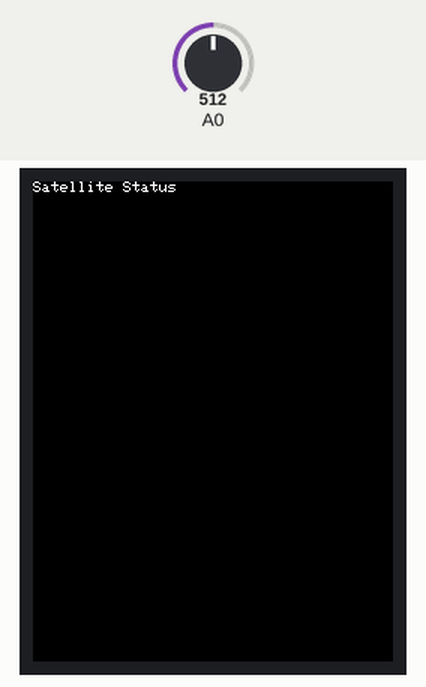
Simulated run of this sketch. Board: Arduino Uno, built with avr-gcc and run on an emulated ATmega328P. Parts: 240×320 colour display. Inputs (shaded band) come from the test bench; at power-on: A0 = 512. Random numbers use the default seed unless the sketch sets one; what the sketch prints to the serial monitor is not drawn.

Above: at 2.3 s.
At 8.5 s:
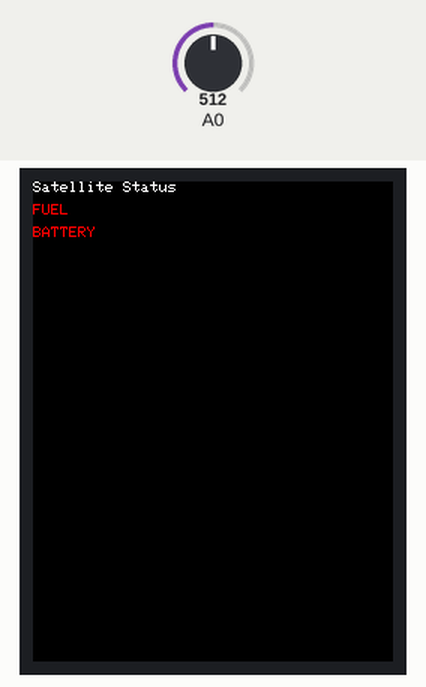
At 36.6 s:
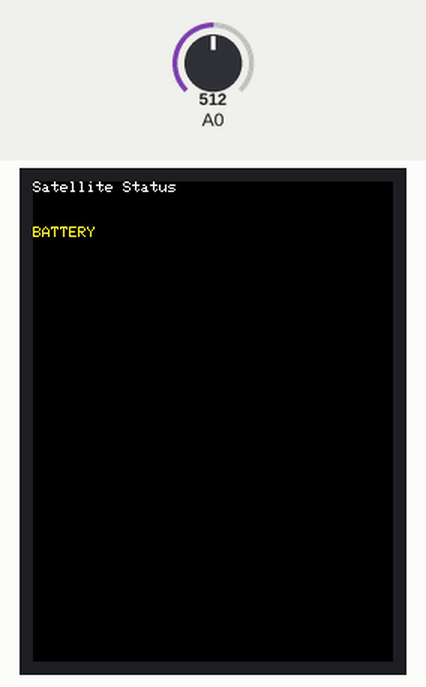

The sketch:

main.ino
```cpp
// The following declerations are neccessary for the tft board to function
// The code was also provided by the Elegoo company, https://www.elegoo.com/
#include <TFT.h>
#include <SPI.h>
#include <Elegoo_GFX.h>    // Core graphics library
#include <Elegoo_TFTLCD.h> // Hardware-specific library
#define LCD_CS A3 // Chip Select goes to Analog 3
#define LCD_CD A2 // Command/Data goes to Analog 2
#define LCD_WR A1 // LCD Write goes to Analog 1
#define LCD_RD A0 // LCD Read goes to Analog 0
#define LCD_RESET A4 // Can alternately just connect to Arduino's reset pin
#define  BLACK   0x0000
#define BLUE    0x001F
#define RED     0xF800
#define GREEN   0x07E0
#define CYAN    0x07FF
#define MAGENTA 0xF81F
#define YELLOW  0xFFE0
#define WHITE   0xFFFF
#define ORANGE  0xFFA5
// Initialize tft display
Elegoo_TFTLCD tft(LCD_CS, LCD_CD, LCD_WR, LCD_RD, LCD_RESET);

// Struct containing all data relevant to console displau
typedef struct consoleDisplayData{
  unsigned  short *batteryLevel;
  float *fuelLevel;
  unsigned short *powerConsumption;
  unsigned short *powerGeneration;
  bool *fuelLow;
  bool *batteryLow;
  bool *solarPanelState;
} consoleDisplayData;
// Struct containing all data relevant to warning alarm system
typedef struct warningAlarmData{
  float *fuelLevel;
  unsigned  short *batteryLevel;
  bool *fuelLow;
  bool *batteryLow;
} warningAlarmData;

void ConsoleDisplay(void* cdd);
void WarningAlarm (void* d);
void ClearLine(int y_coord);

bool batt_flash;
bool fuel_flash;
bool fuel_flash_two;

// Function to clear a line of the tft display
void ClearLine(int y_coord) {
  for (int x = 0; x < 80; x++) {
    for (int y = y_coord; y < y_coord + 8; y++) {
     tft.drawPixel(x, y, BLACK);
    }
  }
}

// Warning alarm function
void WarningAlarm (void* d) {

  warningAlarmData* data = (warningAlarmData*) d;
  // Set cursor to top right to print satellite status
  tft.setCursor(0, 0);
  tft.setTextColor(WHITE);
  tft.print("Satellite Status");

   tft.setCursor(0, 15);
   // Following is logic for determing fuel print state
   if ( *data->fuelLevel > 50) {
    tft.setTextColor(GREEN);
    tft.print("FUEL");
    }
   else if ( *data->fuelLevel <= 50 && *data->fuelLevel > 10) {
    if (fuel_flash == true) {
      if (fuel_flash_two == true) {
      ClearLine(15);
      fuel_flash = false;
      fuel_flash_two = false;
      }
    else {
      fuel_flash_two = true;
      }
    }
    else {
      fuel_flash = true;
      tft.setTextColor(ORANGE);
      tft.print("FUEL\n");
    }
   }
   else {
      if (fuel_flash == true) {
      if (fuel_flash_two == true) {
      ClearLine(15);
      fuel_flash = false;
      fuel_flash_two = false;
      }
    else {
      fuel_flash_two = true;
      }
   }
    else {
      fuel_flash = true;
      tft.setTextColor(RED);
      tft.print("FUEL\n");
    }
   }
       tft.setCursor(0, 30);
   // Following is logic for determing battery print state
   if (*data->batteryLevel > 50) {
    tft.setTextColor(GREEN);
    tft.print("BATTERY\n");
    }
   else if (*data->batteryLevel <= 50 && *data->batteryLevel > 10) {
    if (batt_flash == true) {
      ClearLine(30);
      batt_flash = false;
    }
    else {
    batt_flash = true;
    tft.setTextColor(ORANGE); ;
    tft.print("BATTERY\n");
    }
  }
  else {
   if (batt_flash == true) {
      ClearLine(30);
      batt_flash = false;
    }
    else {
    batt_flash = true;
    tft.setTextColor(RED);
    tft.print("BATTERY\n");
    }
 }
}

void ConsoleDisplay( void* cdd) {
    consoleDisplayData* data = (consoleDisplayData*) cdd;
    Serial.println("Panel State :");
    Serial.println(*data->solarPanelState);
    Serial.println("\n");
    Serial.println("Battery Level :");
    Serial.println(*data->batteryLevel);
    Serial.println("\n");
    Serial.println("Fuel Low Status :");
    Serial.println("\n");
    Serial.println("Power Consumption :");
    Serial.println(*data->powerConsumption);
    Serial.println("\n");
    Serial.println("Battery Low :");
    Serial.println(*data->batteryLow);
    Serial.println("\n");
    Serial.println("Fuel Level :");
    Serial.println(*data->fuelLevel);
    Serial.println("\n");
    Serial.println("Power Consumption :");
    Serial.println(*data->powerConsumption);
    Serial.println("\n");
    Serial.println("Power Generation :");
    Serial.println(*data->powerGeneration);
    Serial.println("\n");
}
```

powerSubsystem.ino
```cpp
// Struct containing all power subsystems data
typedef struct powerSubsystemData {
  bool* solarPanelState;
  unsigned short* batteryLevel;
  unsigned short* powerConsumption;
  unsigned short* powerGeneration;
} powerSubsystemData;

int cycle;
int reverse;

void powerSubsystem(void* p);

void powerSubsystem(void* p) {
  powerSubsystemData* power = (powerSubsystemData*) p;
  // Logic for calculating the power consumption
  if (*power->powerConsumption > 10) {
    reverse = 1;
  } else if (*power->powerConsumption < 5) {
    reverse = 0;
  }
  if (reverse == 0) {
    if (cycle % 2 == 0) {
      *power->powerConsumption = *power->powerConsumption + 2;
    } else {
      if (*power->powerConsumption > 0) {
        *power->powerConsumption = *power->powerConsumption - 1;
      }
    }
  } else {
    if (cycle % 2 == 0) {
        *power->powerConsumption = *power->powerConsumption + 1;
    } else {
      if (*power->powerConsumption > 1) {
        *power->powerConsumption = *power->powerConsumption - 2;
      }
    }
  }

  // Logic for updating the Power Generation
  if (*power->solarPanelState == true) {
    if (*power->batteryLevel > 95) {
      *power->solarPanelState = false;
      *power->powerGeneration = 0;
    } else {
        if (cycle % 2 == 0) {
          if (*power->powerGeneration + 2 <= 100) {
            *power->powerGeneration = *power->powerGeneration + 2;
          }
          else {
            *power->powerGeneration = 100;
          }
        } else {
          if (*power->batteryLevel < 51) {
            if (*power->powerGeneration + 1 <= 100) {
              *power->powerGeneration = *power->powerGeneration + 1;
            }
          }
        }
    }
  } else {
    if (*power->batteryLevel <= 10) {
      *power->solarPanelState = true;
    }
  }

  // Logic for updating the solar panel state
  if (*power->solarPanelState == false) {
    if (*power->batteryLevel >= (3 * *power->powerConsumption) ) {
      *power->batteryLevel = *power->batteryLevel - (3 * (*power->powerConsumption));
    } else {
      *power->batteryLevel = 0;
    }
  } else {
    if (*power->batteryLevel + *power->powerGeneration <= *power->powerConsumption) {
      *power->batteryLevel = 0;
    } else if (*power->batteryLevel + *power->powerGeneration > 100 +  *power->powerConsumption ) {
      *power->batteryLevel = 100;
    } else {
      *power->batteryLevel = *power->batteryLevel - *power->powerConsumption + *power->powerGeneration;
      if (*power->batteryLevel > 100) {
        *power->batteryLevel = 100;
      }
    }
  }
    if (*power->batteryLevel > 100) {
        *power->batteryLevel = 100;
      }
}
```

satelliteComs.ino
```cpp
// Struct containing all data for the satellite data
typedef struct satelliteComsData {
  bool* fuelLow;
  bool* batteryLow;
  bool* solarPanelState;
  unsigned short* batteryLevel;
  float* fuelLevel;;
  unsigned short* powerConsumption;
  unsigned short* powerGeneration;
  unsigned int* thrusterCommand;
} satelliteComsData;

void satelliteComs(void* s);

void satelliteComs(void* s) {
  satelliteComsData* satelliteComs = (satelliteComsData*) s;
  // initialize the thruster direction commands
  unsigned short left = 0;
  unsigned short right = 0;
  unsigned short up = 0;
  unsigned short down = 0;
  randomSeed(analogRead(0));
  int i  = (int) random(65535);
  if (i < 0) {
    i = 0;
  }
  if (i > 65535) {
    i = 65535;
  }

  *satelliteComs->thrusterCommand = i;
  // array to hold binary encoding of thruster command
  int binary[16] = {0,0,0,0,0,0,0,0,0,0,0,0,0,0,0,0};
  int count = 15;
  // convert decimal to binary
  while (i != 0) {
    int rem = i % 2;
    if (rem == 1) {
      i = i - 1;
      binary[count] = 1;
    }
    count = count - 1;
    i = i / 2;
  }

  // interpret thrust command
  left = binary[15];
  right = binary[14];
  up = binary[13];
  down = binary[12];
  // Generate thruster control commands
  int magnitude[4] = {binary[8], binary[9], binary[10], binary[11]};
  int duration[8] = {binary[0], binary[1], binary[2], binary[3], binary[4], binary[5], binary[6], binary[7]};

 }
```

thrusterSubsystem.ino
```cpp
// Struct for all data relevant to thruster system
typedef struct thrusterSubsystemData {
  float* fuelLevel;
  unsigned int* thrusterCommand;
} thrusterSubsystemData;

void thrusterSubsystem (void* t);

void thrusterSubsystem (void* t) {
  thrusterSubsystemData* thrusterSubsystem = (thrusterSubsystemData*) t;
  // convert decimal to binary
  int binary[16] = {0,0,0,0,0,0,0,0,0,0,0,0,0,0,0,0};
  int count = 15;
  while (*thrusterSubsystem->thrusterCommand != 0) {
    int rem = *thrusterSubsystem->thrusterCommand % 2;
    if (rem == 1) {
      *thrusterSubsystem->thrusterCommand = *thrusterSubsystem->thrusterCommand - 1;
      binary[count] = 1;
    }
    count = count - 1;
    *thrusterSubsystem->thrusterCommand = *thrusterSubsystem->thrusterCommand / 2;
  }

  // Generating control commands for thrusters
  int thruster[4] = {binary[12], binary[13], binary[14], binary[15]};
  int magnitude[4] = {binary[8], binary[9], binary[10], binary[11]};
  int duration[8] = {binary[0], binary[1], binary[2], binary[3], binary[4], binary[5], binary[6], binary[7]};

  // convert duration binary to decimal
  int durationTime = 0;
  int k;
  for (k = 0; k < 8; k++) {
    durationTime = 2 * durationTime + duration[k];
  }
  // Get magnitude
  float mag;
  if (magnitude[0] == 1 && magnitude[1] == 1 && magnitude[2] == 1 && magnitude[3] == 1) {
    mag = 1.0;
  } else if (magnitude[0] == 0 && magnitude[1] == 0 && magnitude[2] == 0 && magnitude[3] == 0) {
    mag = 0.0;
  } else {
    mag = .50;
  }
  // .0076 is the fuel burn per hour
   *thrusterSubsystem->fuelLevel = *thrusterSubsystem->fuelLevel - mag*.0076*durationTime;
   if (*thrusterSubsystem->fuelLevel < 0) {
    *thrusterSubsystem->fuelLevel = 0;
   }
}
```

z_main.ino
```cpp
// Initialize all global variables
bool solarPanelState;
unsigned short batteryLevel;
unsigned short powerConsumption;
unsigned short powerGeneration;
bool fuelLow;
bool batteryLow;
float fuelLevel;
unsigned int thrusterCommand;

// Initialize struct for TCB
typedef struct TCB {
void (*myTask)(void*);
 void* taskDataPtr;
} TCB;

// Initialize global variable for TCB array
TCB fn[6];

// Initialize all global structs
powerSubsystemData psd;
satelliteComsData sd;
thrusterSubsystemData td;
consoleDisplayData cd;
warningAlarmData wd;


void setup() {

  // Begin communication between board and computer
  Serial.begin(9600);
  // Set booleans for battery and fuel flash to true
  batt_flash = true;
  fuel_flash = true;
  fuel_flash_two = true;

  // The following code is for the TFT display
  #ifdef USE_Elegoo_SHIELD_PINOUT
  Serial.println(F("Using Elegoo 2.4\" TFT Arduino Shield Pinout"));
  #else
  Serial.println(F("Using Elegoo 2.4\" TFT Breakout Board Pinout"));
  #endif

  Serial.print("TFT size is "); Serial.print(tft.width()); Serial.print("x"); Serial.println(tft.height());

  tft.reset();

   uint16_t identifier = tft.readID();
   if(identifier == 0x9325) {
    Serial.println(F("Found ILI9325 LCD driver"));
  } else if(identifier == 0x9328) {
    Serial.println(F("Found ILI9328 LCD driver"));
  } else if(identifier == 0x4535) {
    Serial.println(F("Found LGDP4535 LCD driver"));
  }else if(identifier == 0x7575) {
    Serial.println(F("Found HX8347G LCD driver"));
  } else if(identifier == 0x9341) {
    Serial.println(F("Found ILI9341 LCD driver"));
  } else if(identifier == 0x8357) {
    Serial.println(F("Found HX8357D LCD driver"));
  } else if(identifier==0x0101)
  {
      identifier=0x9341;
       Serial.println(F("Found 0x9341 LCD driver"));
  }
  else if(identifier==0x1111)
  {
      identifier=0x9328;
       Serial.println(F("Found 0x9328 LCD driver"));
  }
  else {
    Serial.print(F("Unknown LCD driver chip: "));
    Serial.println(identifier, HEX);
    Serial.println(F("If using the Elegoo 2.8\" TFT Arduino shield, the line:"));
    Serial.println(F("  #define USE_Elegoo_SHIELD_PINOUT"));
    Serial.println(F("should appear in the library header (Elegoo_TFT.h)."));
    Serial.println(F("If using the breakout board, it should NOT be #defined!"));
    Serial.println(F("Also if using the breakout, double-check that all wiring"));
    Serial.println(F("matches the tutorial."));
    identifier=0x9328;

  }
  tft.begin(identifier);
  tft.fillScreen(BLACK);

  // Set all of the global variables and structs
  solarPanelState = false;
  batteryLevel = 15;
  powerConsumption = 0;
  powerGeneration = 0;
  cycle = 1;
  reverse = 0;
  fuelLow = false;
  batteryLow = false;
  fuelLevel = 7;
  thrusterCommand = 0;
  // Set the struct pointers for the power subsystem
  psd.solarPanelState = &solarPanelState;
  psd.batteryLevel = &batteryLevel;
  psd.powerConsumption = &powerConsumption;
  psd.powerGeneration = &powerGeneration;
  // Set the struct pointers for the satellite comms
  sd.fuelLow = &fuelLow;
  sd.batteryLow = &batteryLow;
  sd.solarPanelState = &solarPanelState;
  sd.batteryLevel = &batteryLevel;
  sd.fuelLevel = &fuelLevel;
  sd.powerConsumption = &powerConsumption;
  sd.powerGeneration = &powerGeneration;
  sd.thrusterCommand = &thrusterCommand;
  // Set the struct pointers for the thruster system
  td.fuelLevel = &fuelLevel;
  td.thrusterCommand = &thrusterCommand;
  // Set the struct pointers for the warning data
  wd.batteryLow = &batteryLow;
  wd.fuelLevel = &fuelLevel;
  wd.fuelLow = &batteryLow;
  wd.batteryLevel = &batteryLevel;
  // Set the struct pointers for the console display data.
  cd.fuelLow = &fuelLow;
  cd.batteryLow = &batteryLow;
  cd.solarPanelState = &solarPanelState;
  cd.fuelLevel = &fuelLevel;
  cd.batteryLevel = &batteryLevel;
  cd.powerConsumption = &powerConsumption;
  cd.powerGeneration = &powerGeneration;
  randomSeed(analogRead(0));
  // Set the task queue array' pointers to the correct functions
  // and data for each task
   fn[0].myTask = &powerSubsystem;
   fn[0].taskDataPtr = &psd;
   fn[1].myTask = &thrusterSubsystem;
   fn[1].taskDataPtr = &td;
   fn[2].myTask = &satelliteComs;
   fn[2].taskDataPtr = &sd;
   fn[3].myTask = &ConsoleDisplay;
   fn[3].taskDataPtr = &cd;
   fn[4].myTask = &WarningAlarm;
   fn[4].taskDataPtr = &wd;
}

void loop() {


  delay(1000);
  // Print statement to veriy board is updating
  Serial.println("****");

  // Delay between cycles is for minor cycle requirements
   for (int i = 0; i < 4; i++) {
      (fn[i].myTask)(fn[i].taskDataPtr);
       delay(1000);
      (fn[4].myTask)(fn[4].taskDataPtr);
  }
  cycle++;
}
```

Measured:
- what the display in image 0 shows lasts 1.0 s, from 2.3 s to 3.3 s
- what the display in image 2 shows lasts 2.0 s, from 36.5 s to 38.5 s
